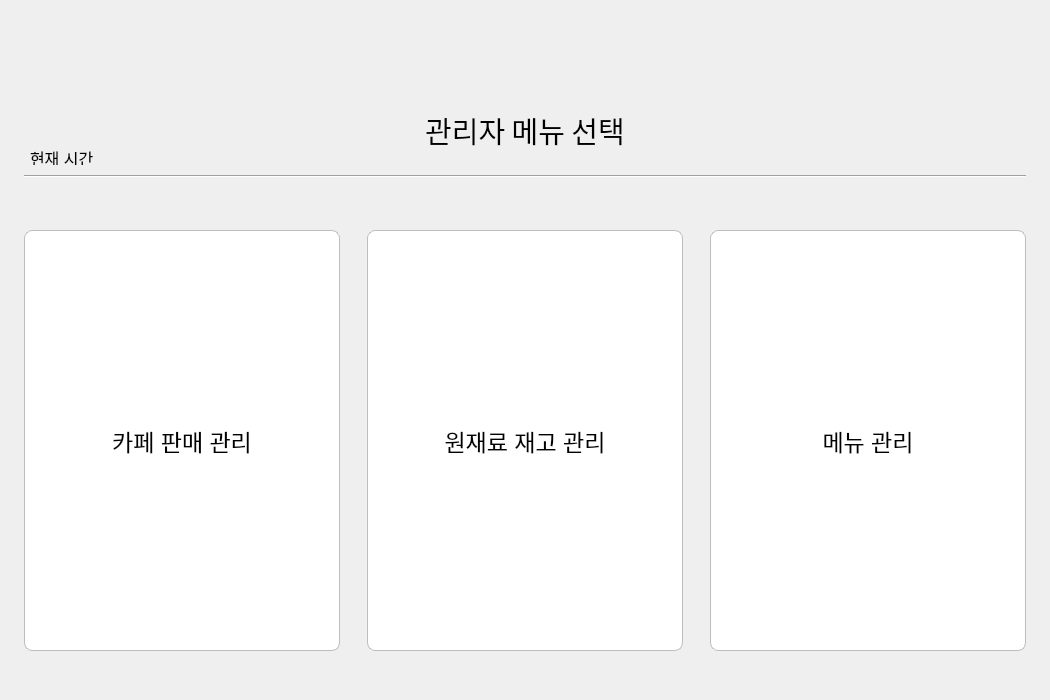
<?xml version="1.0" encoding="UTF-8"?>
<ui version="4.0">
 <class>Form</class>
 <widget class="QWidget" name="Form">
  <property name="geometry">
   <rect>
    <x>0</x>
    <y>0</y>
    <width>1050</width>
    <height>700</height>
   </rect>
  </property>
  <property name="sizePolicy">
   <sizepolicy hsizetype="Preferred" vsizetype="Fixed">
    <horstretch>0</horstretch>
    <verstretch>0</verstretch>
   </sizepolicy>
  </property>
  <property name="windowTitle">
   <string>Form</string>
  </property>
  <property name="autoFillBackground">
   <bool>false</bool>
  </property>
  <widget class="QPushButton" name="pushButton">
   <property name="geometry">
    <rect>
     <x>24</x>
     <y>230</y>
     <width>316</width>
     <height>421</height>
    </rect>
   </property>
   <property name="font">
    <font>
     <pointsize>17</pointsize>
     <weight>50</weight>
     <bold>false</bold>
    </font>
   </property>
   <property name="autoFillBackground">
    <bool>false</bool>
   </property>
   <property name="styleSheet">
    <string notr="true">QPushButton{
    background:white;
    border:1px solid #BDBDBD;
    border-radius:8px;
}

QPushButton:hover{
    background:#F5F5F5;
}

QPushButton:pressed{
    background:#E0E0E0;
}</string>
   </property>
   <property name="text">
    <string>카페 판매 관리</string>
   </property>
   <property name="checkable">
    <bool>false</bool>
   </property>
  </widget>
  <widget class="QPushButton" name="pushButton_2">
   <property name="geometry">
    <rect>
     <x>367</x>
     <y>230</y>
     <width>316</width>
     <height>421</height>
    </rect>
   </property>
   <property name="font">
    <font>
     <pointsize>17</pointsize>
     <weight>50</weight>
     <bold>false</bold>
    </font>
   </property>
   <property name="styleSheet">
    <string notr="true">QPushButton{
    background:white;
    border:1px solid #BDBDBD;
    border-radius:8px;
}

QPushButton:hover{
    background:#F5F5F5;
}

QPushButton:pressed{
    background:#E0E0E0;
}</string>
   </property>
   <property name="text">
    <string>원재료 재고 관리</string>
   </property>
  </widget>
  <widget class="QPushButton" name="pushButton_3">
   <property name="geometry">
    <rect>
     <x>710</x>
     <y>230</y>
     <width>316</width>
     <height>421</height>
    </rect>
   </property>
   <property name="font">
    <font>
     <pointsize>17</pointsize>
     <weight>50</weight>
     <italic>false</italic>
     <bold>false</bold>
     <kerning>true</kerning>
    </font>
   </property>
   <property name="styleSheet">
    <string notr="true">QPushButton{
    background:white;
    border:1px solid #BDBDBD;
    border-radius:8px;
}

QPushButton:hover{
    background:#F5F5F5;
}

QPushButton:pressed{
    background:#E0E0E0;
}</string>
   </property>
   <property name="text">
    <string>메뉴 관리</string>
   </property>
  </widget>
  <widget class="QLabel" name="label">
   <property name="geometry">
    <rect>
     <x>380</x>
     <y>100</y>
     <width>290</width>
     <height>61</height>
    </rect>
   </property>
   <property name="font">
    <font>
     <family>HY헤드라인M</family>
     <pointsize>22</pointsize>
     <weight>50</weight>
     <bold>false</bold>
    </font>
   </property>
   <property name="text">
    <string>관리자 메뉴 선택</string>
   </property>
   <property name="alignment">
    <set>Qt::AlignCenter</set>
   </property>
  </widget>
  <widget class="QLabel" name="time_label">
   <property name="geometry">
    <rect>
     <x>30</x>
     <y>150</y>
     <width>64</width>
     <height>15</height>
    </rect>
   </property>
   <property name="font">
    <font>
     <family>Arial</family>
     <pointsize>12</pointsize>
    </font>
   </property>
   <property name="text">
    <string>현재 시간:</string>
   </property>
  </widget>
  <widget class="Line" name="line">
   <property name="geometry">
    <rect>
     <x>24</x>
     <y>168</y>
     <width>1002</width>
     <height>16</height>
    </rect>
   </property>
   <property name="orientation">
    <enum>Qt::Horizontal</enum>
   </property>
  </widget>
  <widget class="QLabel" name="label_2">
   <property name="geometry">
    <rect>
     <x>30</x>
     <y>20</y>
     <width>290</width>
     <height>74</height>
    </rect>
   </property>
   <property name="text">
    <string/>
   </property>
   <property name="pixmap">
    <pixmap>../../Download/new_logo.png</pixmap>
   </property>
   <property name="scaledContents">
    <bool>true</bool>
   </property>
  </widget>
 </widget>
 <resources/>
 <connections/>
</ui>
